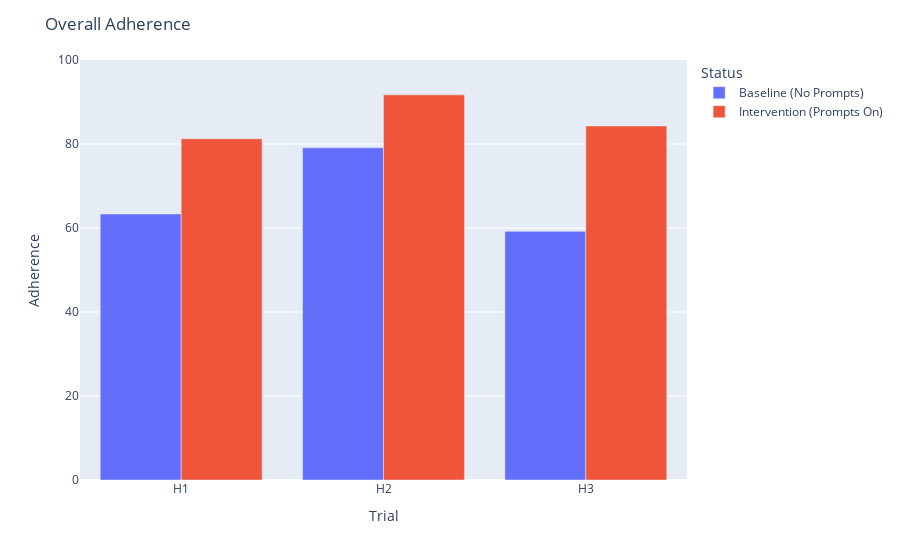

Notebook code for this chart:
### Code cell
df = pd.DataFrame({"Trial":["H1", "H2", "H3", "H1", "H2", "H3"], "Adherence":[63.33, 79.1, 59.2, 81.25, 91.7, 84.3],
                  "Status": ["Baseline (No Prompts)","Baseline (No Prompts)","Baseline (No Prompts)", "Intervention (Prompts On)","Intervention (Prompts On)","Intervention (Prompts On)"]})
import plotly.express as plt

fig = plt.bar(df, x='Trial', y="Adherence", color="Status", barmode="group",
             labels=dict(x="Trial", measurements="Adherence"))
fig.update_layout(title="Overall Adherence")
fig.update_yaxes(range=[0,100])
fig.show()

### Figure 1 — Plotly figure (JSON) as saved in the notebook; plotly's stock layout.template omitted (floating-point values rounded to 4 significant figures)
{"data": [{"alignmentgroup": "True", "hovertemplate": "Status=Baseline (No Prompts)<br>Trial=%{x}<br>Adherence=%{y}<extra></extra>", "legendgroup": "Baseline (No Prompts)", "marker": {"color": "#636efa", "pattern": {"shape": ""}}, "name": "Baseline (No Prompts)", "offsetgroup": "Baseline (No Prompts)", "orientation": "v", "showlegend": true, "textposition": "auto", "type": "bar", "x": ["H1", "H2", "H3"], "xaxis": "x", "y": [63.33, 79.1, 59.2], "yaxis": "y"}, {"alignmentgroup": "True", "hovertemplate": "Status=Intervention (Prompts On)<br>Trial=%{x}<br>Adherence=%{y}<extra></extra>", "legendgroup": "Intervention (Prompts On)", "marker": {"color": "#EF553B", "pattern": {"shape": ""}}, "name": "Intervention (Prompts On)", "offsetgroup": "Intervention (Prompts On)", "orientation": "v", "showlegend": true, "textposition": "auto", "type": "bar", "x": ["H1", "H2", "H3"], "xaxis": "x", "y": [81.25, 91.7, 84.3], "yaxis": "y"}], "layout": {"barmode": "group", "legend": {"title": {"text": "Status"}, "tracegroupgap": 0}, "margin": {"t": 60}, "title": {"text": "Overall Adherence"}, "xaxis": {"anchor": "y", "domain": [0, 1], "title": {"text": "Trial"}}, "yaxis": {"anchor": "x", "domain": [0, 1], "range": [0, 100], "title": {"text": "Adherence"}}}}
